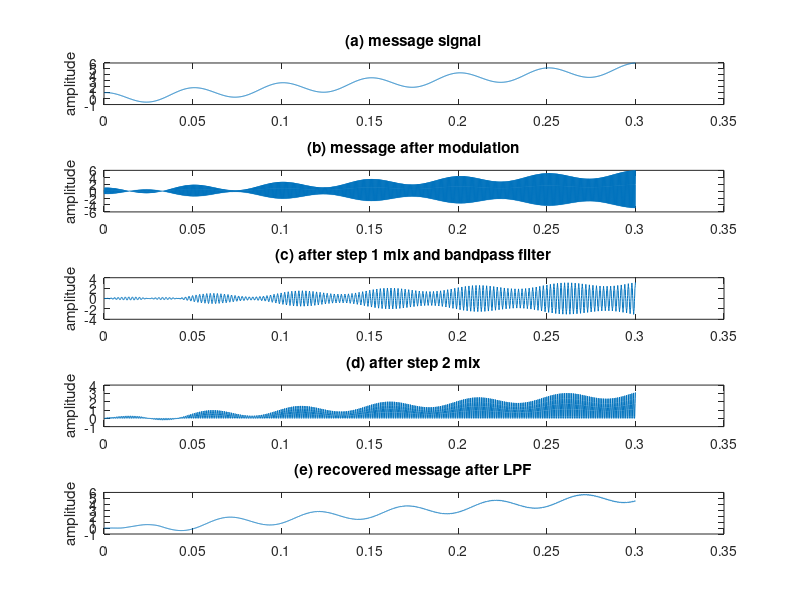

The MATLAB source for this figure:
% AMIntermediateDemod.m two-step demodulation of suppressed carrier AM
time=0.3; Ts=1/10000;                    % sampling interval & time
t=Ts:Ts:time; lent=length(t);           % define a time vector
fm=20; fc=2000;                          % message and carrier freq
w=5/lent*(1:lent)+cos(2*pi*fm*t);       % create "message"
v=w.*cos(2*pi*fc*t);                    % modulate with carrier

c1=cos(2*pi*(3*fc/4)*t);               % first demod carrier 3fc/4
x1=v.*c1;                               % mix with modulated signal
fbe1=[0 0.09 0.096 0.104 0.11 1];      % BPF around fc/4
damps1=[0 0 1 1 0 0];
fl=200; b1=firpm(fl,fbe1,damps1);      % design bandpass filter
x1f=filter(b1,1,x1);                   % filter around fc/4=500Hz

c2=cos(2*pi*(fc/4)*t);                 % second demod carrier fc/4
x2=x1f.*c2;                            % mix filtered signal
fbe2=[0 0.02 0.04 1]; damps2=[1 1 0 0]; % LPF design
b2=firpm(fl,fbe2,damps2);              % impulse response of LPF
m=4*filter(b2,1,x2);                   % LPF and scale by 4

subplot(5,1,1), plot(t,w)
ylabel('amplitude'); title('(a) message signal')
subplot(5,1,2), plot(t,v)
ylabel('amplitude'); title('(b) message after modulation')
subplot(5,1,3), plot(t,x1f)
ylabel('amplitude'); title('(c) after step 1 mix and bandpass filter')
subplot(5,1,4), plot(t,x2)
ylabel('amplitude'); title('(d) after step 2 mix')
subplot(5,1,5), plot(t,m)
ylabel('amplitude'); title('(e) recovered message after LPF')
